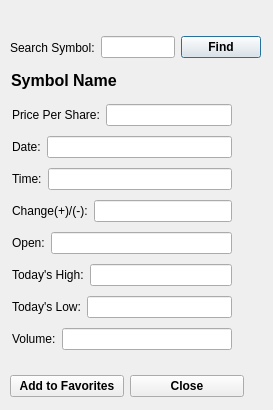
<?xml version="1.0" encoding="UTF-8"?>
<ui version="4.0">
 <class>StockSearch</class>
 <widget class="QDialog" name="StockSearch">
  <property name="geometry">
   <rect>
    <x>0</x>
    <y>0</y>
    <width>273</width>
    <height>410</height>
   </rect>
  </property>
  <property name="windowTitle">
   <string>Search</string>
  </property>
  <widget class="QWidget" name="layoutWidget">
   <property name="geometry">
    <rect>
     <x>10</x>
     <y>30</y>
     <width>251</width>
     <height>35</height>
    </rect>
   </property>
   <layout class="QHBoxLayout" name="horizontalLayout_2">
    <item>
     <layout class="QHBoxLayout" name="horizontalLayout_3">
      <item>
       <widget class="QLabel" name="label_10">
        <property name="text">
         <string>Search Symbol:</string>
        </property>
       </widget>
      </item>
      <item>
       <widget class="QLineEdit" name="lineEditSearch">
        <property name="text">
         <string/>
        </property>
       </widget>
      </item>
     </layout>
    </item>
    <item>
     <widget class="QPushButton" name="btnFind">
      <property name="font">
       <font>
        <weight>75</weight>
        <bold>true</bold>
       </font>
      </property>
      <property name="text">
       <string>Find</string>
      </property>
     </widget>
    </item>
   </layout>
  </widget>
  <widget class="QLabel" name="lblCompanyName">
   <property name="geometry">
    <rect>
     <x>11</x>
     <y>71</y>
     <width>127</width>
     <height>19</height>
    </rect>
   </property>
   <property name="font">
    <font>
     <pointsize>12</pointsize>
     <weight>75</weight>
     <bold>true</bold>
    </font>
   </property>
   <property name="text">
    <string>Symbol Name</string>
   </property>
  </widget>
  <widget class="QWidget" name="layoutWidget">
   <property name="geometry">
    <rect>
     <x>10</x>
     <y>370</y>
     <width>234</width>
     <height>32</height>
    </rect>
   </property>
   <layout class="QHBoxLayout" name="horizontalLayout_5">
    <item>
     <widget class="QPushButton" name="btnAddFavorites">
      <property name="font">
       <font>
        <weight>75</weight>
        <bold>true</bold>
       </font>
      </property>
      <property name="text">
       <string>Add to Favorites</string>
      </property>
     </widget>
    </item>
    <item>
     <widget class="QPushButton" name="btnClose">
      <property name="font">
       <font>
        <weight>75</weight>
        <bold>true</bold>
       </font>
      </property>
      <property name="text">
       <string>Close</string>
      </property>
     </widget>
    </item>
   </layout>
  </widget>
  <widget class="QWidget" name="layoutWidget">
   <property name="geometry">
    <rect>
     <x>12</x>
     <y>100</y>
     <width>220</width>
     <height>256</height>
    </rect>
   </property>
   <layout class="QVBoxLayout" name="verticalLayout">
    <item>
     <layout class="QHBoxLayout" name="horizontalLayout_4">
      <item>
       <widget class="QLabel" name="label_11">
        <property name="font">
         <font>
          <weight>50</weight>
          <bold>false</bold>
         </font>
        </property>
        <property name="text">
         <string>Price Per Share:</string>
        </property>
       </widget>
      </item>
      <item>
       <widget class="QLineEdit" name="txtPricePerShare">
        <property name="readOnly">
         <bool>true</bool>
        </property>
       </widget>
      </item>
     </layout>
    </item>
    <item>
     <layout class="QHBoxLayout" name="horizontalLayout_8">
      <item>
       <widget class="QLabel" name="label_12">
        <property name="text">
         <string>Date:</string>
        </property>
       </widget>
      </item>
      <item>
       <widget class="QLineEdit" name="txtDate">
        <property name="readOnly">
         <bool>true</bool>
        </property>
       </widget>
      </item>
     </layout>
    </item>
    <item>
     <layout class="QHBoxLayout" name="horizontalLayout_12">
      <item>
       <widget class="QLabel" name="label_13">
        <property name="text">
         <string>Time:</string>
        </property>
       </widget>
      </item>
      <item>
       <widget class="QLineEdit" name="txtTime">
        <property name="readOnly">
         <bool>true</bool>
        </property>
       </widget>
      </item>
     </layout>
    </item>
    <item>
     <layout class="QHBoxLayout" name="horizontalLayout_13">
      <item>
       <widget class="QLabel" name="label_15">
        <property name="text">
         <string>Change(+)/(-):</string>
        </property>
       </widget>
      </item>
      <item>
       <widget class="QLineEdit" name="txtChange">
        <property name="readOnly">
         <bool>true</bool>
        </property>
       </widget>
      </item>
     </layout>
    </item>
    <item>
     <layout class="QHBoxLayout" name="horizontalLayout_14">
      <item>
       <widget class="QLabel" name="label_14">
        <property name="text">
         <string>Open:</string>
        </property>
       </widget>
      </item>
      <item>
       <widget class="QLineEdit" name="txtOpeningPrice">
        <property name="readOnly">
         <bool>true</bool>
        </property>
       </widget>
      </item>
     </layout>
    </item>
    <item>
     <layout class="QHBoxLayout" name="horizontalLayout">
      <item>
       <widget class="QLabel" name="label">
        <property name="text">
         <string>Today's High:</string>
        </property>
       </widget>
      </item>
      <item>
       <widget class="QLineEdit" name="txtTodaysHigh">
        <property name="readOnly">
         <bool>true</bool>
        </property>
       </widget>
      </item>
     </layout>
    </item>
    <item>
     <layout class="QHBoxLayout" name="horizontalLayout_7">
      <item>
       <widget class="QLabel" name="label_3">
        <property name="text">
         <string>Today's Low:</string>
        </property>
       </widget>
      </item>
      <item>
       <widget class="QLineEdit" name="txtTodaysLow">
        <property name="readOnly">
         <bool>true</bool>
        </property>
       </widget>
      </item>
     </layout>
    </item>
    <item>
     <layout class="QHBoxLayout" name="horizontalLayout_6">
      <item>
       <widget class="QLabel" name="label_2">
        <property name="text">
         <string>Volume:</string>
        </property>
       </widget>
      </item>
      <item>
       <widget class="QLineEdit" name="txtVolume">
        <property name="readOnly">
         <bool>true</bool>
        </property>
       </widget>
      </item>
     </layout>
    </item>
   </layout>
  </widget>
  <zorder>lblCompanyName</zorder>
  <zorder>layoutWidget</zorder>
  <zorder>layoutWidget</zorder>
  <zorder>layoutWidget</zorder>
 </widget>
 <resources/>
 <connections/>
</ui>
